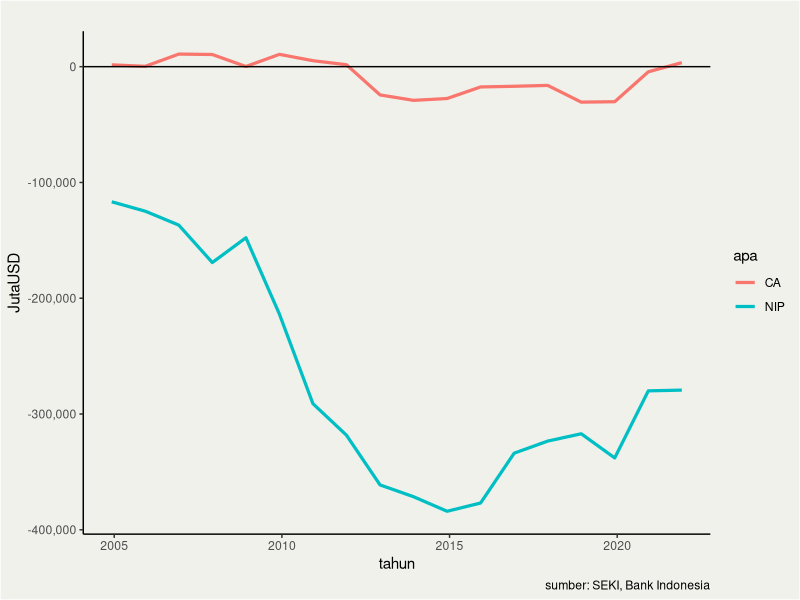
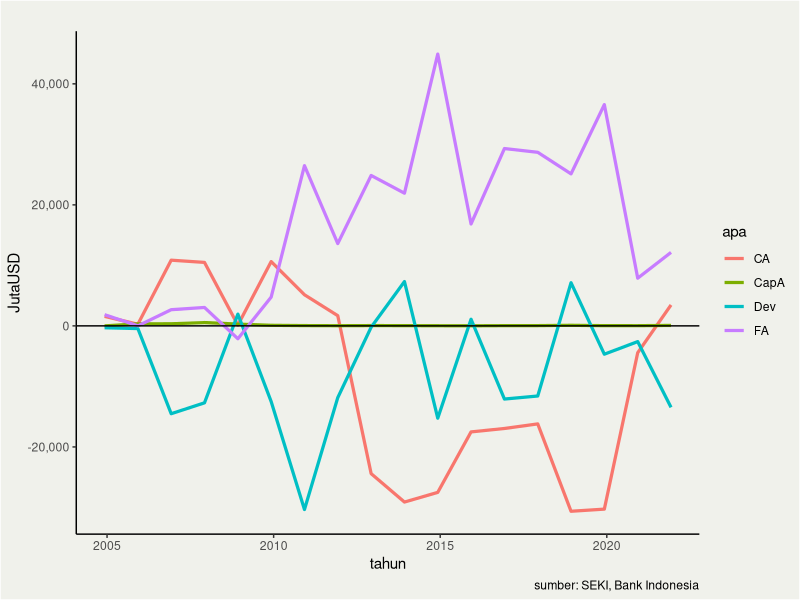
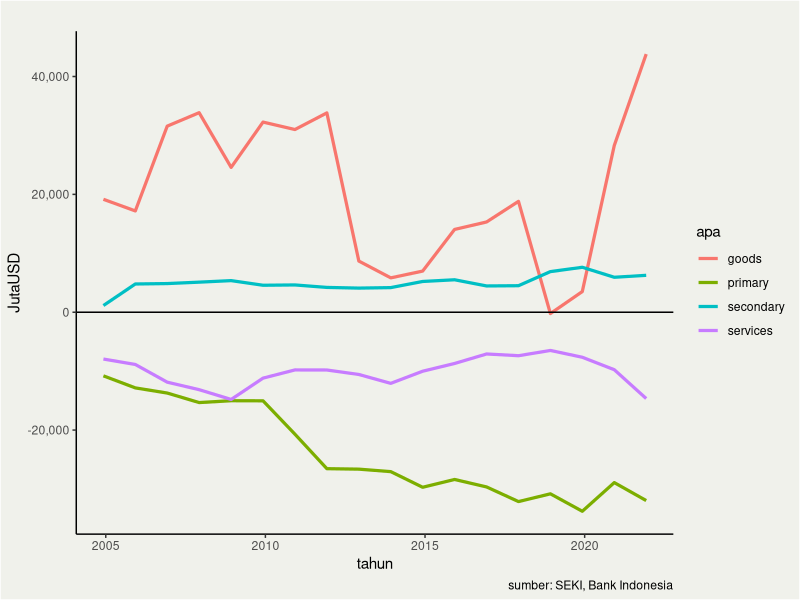

These figures' R source, in order:
## ---- chunk 1
library(tidyverse)
library(scales)

data<-tibble(
  tahun=as.Date(as.character(seq(2004,2021,1)),format="%Y"),
  CA=c(1563,	278,	10859,	10491,126,10628,5144,	1685,	-24418,	-29109,	-27510,	-17519,	-16952,	-16196,	-30633,	-30279,    -4433,   3459),
  NIP=c(-116727,	-124854,	-136856,	-169165,	-147757,	-213724, -291062,	-318272,	-361224,	-371433,		-383973,	-376834,	-333782,	-323365,	-317051,	-337919, -279975,-279341)
) %>% pivot_longer(!tahun,values_to="JutaUSD",names_to="apa")
  
wew<-theme_classic() +
  theme(panel.background = element_rect(fill = "#f0f1eb",
                                        colour = "#f0f1eb"),
        plot.background = element_rect(fill = "#f0f1eb"),
        legend.key = element_rect(fill = "#f0f1eb",linetype = "blank"),
        legend.background = element_rect(fill="#f0f1eb"))
data %>%
  ggplot()+geom_line(aes(x=tahun,y=JutaUSD,color=apa),size=1.1)+wew+ scale_y_continuous(labels = comma)+
  geom_hline(yintercept=0)+labs(subtitle = "" ,caption = "sumber: SEKI, Bank Indonesia")
## ---- chunk 2
library(kableExtra)
bopp <- data.frame(
  "Component"=c("Trade balance","- Goods","- Services","Current account","Portfolio investment","Other investment","","Financial account","Balance of Payment"),
  "Export"=c("","100m(E)","","100m","","20m (D)","50m (G)","70m","170m"),
  "Import"=c("","","-20m (D)","-20m","-50m (G)","-100m (E)","","-150m","-170m"),
  "Net"=c("","100m","-20m","80m","-50m","-80m","","","0m")
)

bop2<-kbl(bopp, align = "c", format='html',digits=2, format.args = list(big.mark = ","), col.names = c("Component","Credit","Debit","Net"),caption="Simplified Balance of Payment of E-D-G") %>%
  kable_styling(font_size=34) %>%
  column_spec(1, bold = T) %>%
  row_spec(4, bold = T) %>%
  row_spec(9, bold = T) %>%
  row_spec(8, bold = T)
bop2
## ---- chunk 3
data<-tibble(
  tahun=as.Date(as.character(seq(2004,2021,1)),format="%Y"),
  CA=c(1563,	278,	10859,	10491,126,10628,5144,	1685,	-24418,	-29109,	-27510,	-17519,	-16952,	-16196,	-30633,	-30279,    -4433,   3459),
  FA=c(1852,11,2676,3046,-2126,4757,26476,	13603,	24858,	21926,	44916,	16843,	29306,	28686,	25122,36564,7884,12147),
  CapA=c(0,334,350,547,294,96,50,33,51,45,27,17,41,46,97,39,37,80),
  Dev=c(-309,	-444,	-14511,	-12715,	1945,	-12506,-30343,	-11857,	-215,	7325,	-15249,	1098,	-12089,-11586,
        7131,	-4676,-2597,-13461)
) %>% pivot_longer(!tahun,values_to="JutaUSD",names_to="apa")
  
data %>%
  ggplot()+geom_line(aes(x=tahun,y=JutaUSD,color=apa),size=1.1)+wew+ scale_y_continuous(labels = comma)+
  geom_hline(yintercept=0)+labs(subtitle = "" ,caption = "sumber: SEKI, Bank Indonesia")
## ---- chunk 4
data<-tibble(
  tahun=as.Date(as.character(seq(2004,2021,1)),format="%Y"),
  goods=c(19164,	17190,	31580,	33860,	24580,	32267,31003,33825,8680,5833,6983,14049,
          15318,	18814,	-228,	3508,28301,43806),
  services=c(-7943,	-8865,	-11868,	-13144,	-14802,	-11183,-9791,-9803,-10564,-12070,-10010,-8697,
             -7084,	-7379,	-6485,	-7641,-9755,-14651),
  primary=c(-10797,	-12840,	-13715,	-15329,	-15017,	-15033,-20698,-26547,-26628,-27050,-29703,
            -28379,	-29647,	-32131,	-30815,	-33775,-28911,-31961),
  secondary=c(1139,	4793,	4863,	5104,	5364,	4578,4630,4211,4094,4178,5220,5508,4460,
              4500,	6895,	7629,5932,6264)
) %>% pivot_longer(!tahun,values_to="JutaUSD",names_to="apa")
  
data %>%
  ggplot()+geom_line(aes(x=tahun,y=JutaUSD,color=apa),size=1.1)+wew+ scale_y_continuous(labels = comma)+
  geom_hline(yintercept=0)+labs(subtitle = "" ,caption = "sumber: SEKI, Bank Indonesia")
